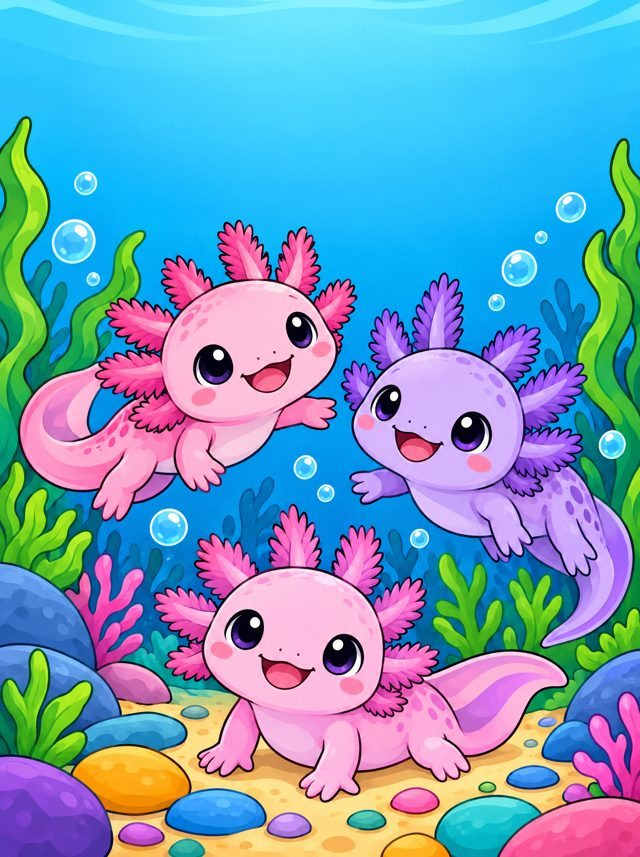
#> input picture landing/coloring/axolotl/cover.jpg, 640 x 857 px
$ python -i marketing.py   (imports and definitions only)
#> lines starting #> are read from the running program, lines starting #| are printed output that depends on the picture; after the words box and inside, x2 and y2 are one past the last pixel; in counts of white or black regions, pixels touching at a corner belong together
"""
Kit de marketing por livro, 100% por codigo (zero credito de IA):

  colorize   pinta as paginas por regiao (o "depois" do antes/depois)
  aplus      imagens do A+ Content do KDP (970x600 e 970x300)
  pins       pins do Pinterest 1000x1500 (pagina pintada + chamada pro livro)
  shorts     videos 1080x1920 de ~12s: a pagina sendo colorida (Shorts, TikTok, Reels)
  all        tudo acima

Saida em books/titles/<slug>/marketing/. Copy sem hifen e sem travessao (padrao da casa).

Uso: python books/pipeline/marketing.py all christmas
"""

from __future__ import annotations

import argparse
import colorsys
import json
import random
import sys
from pathlib import Path

import imageio.v2 as imageio
import numpy as np
from PIL import Image, ImageDraw, ImageFont
from scipy import ndimage

sys.path.insert(0, str(Path(__file__).resolve().parent))
from bookgen import numbered  # noqa: E402

ROOT = Path(__file__).resolve().parent.parent
FONTS = Path(__file__).resolve().parent / "fonts"


def font(name: str, size: int) -> ImageFont.FreeTypeFont:
    return ImageFont.truetype(str(FONTS / ("LuckiestGuy.ttf" if name == "title" else "Fredoka.ttf")), size)


def hex_rgb(h: str) -> tuple[int, int, int]:
    h = h.lstrip("#")
    return tuple(int(h[i:i + 2], 16) for i in (0, 2, 4))


# ---------------------------------------------------------------- colorir

PALETTES = {
    # paletas vivas e "de giz de cera"; cada livro pode sobrescrever no book.json (marketing.palette)
    "default": ["#FF6B6B", "#FFD93D", "#6BCB77", "#4D96FF", "#FF8FAB", "#B983FF", "#FFA94D", "#38D9A9", "#74C0FC", "#F783AC"],
}


def regions(page: Path, work: int = 1100) -> tuple[np.ndarray, np.ndarray, int]:
    """Rotula as areas brancas fechadas da line art (em resolucao de trabalho)."""
#> called with page = '../../landing/coloring/axolotl/cover.jpg', work = 1100
    im = Image.open(page).convert("L")
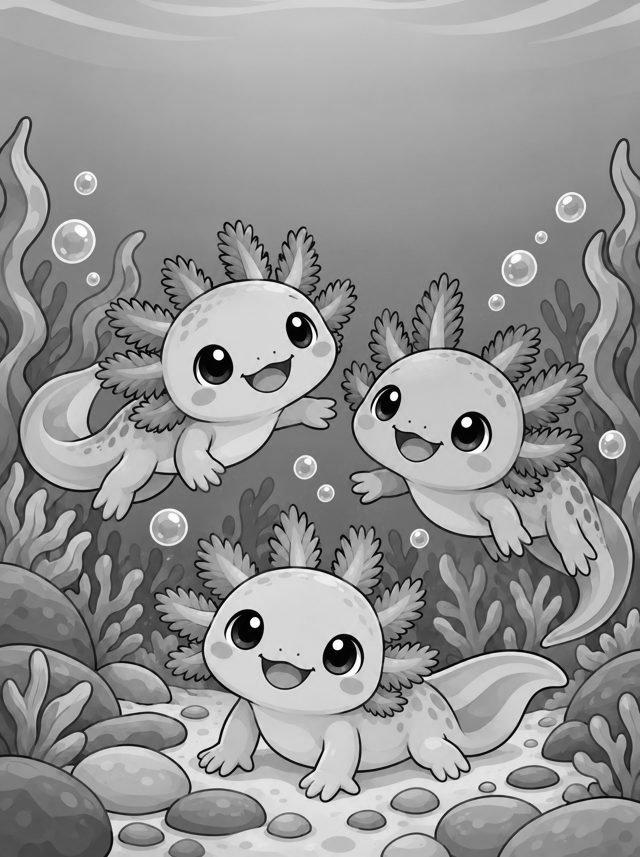
#> im: PIL image 640x857 L; min 0, max 255, mean 147.8
    im = im.resize((work, int(work * im.height / im.width)), Image.LANCZOS)
#> im: PIL image 1100x1472 L
    ink = np.asarray(im) < 140
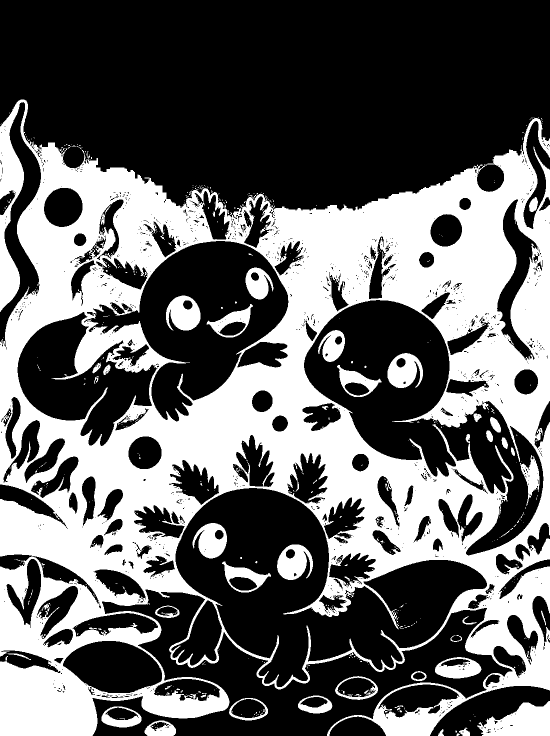
#> ink: shape (1472, 1100) bool (shown at 1/2 size); 38.8% white; 577 white regions (526 under 20 px), largest, box (x1, y1, x2, y2) and area: (0, 199, 1100, 1472) 581870, (954, 1402, 1100, 1472) 6650, (332, 591, 401, 661) 3384
    lab, n = ndimage.label(~ink)
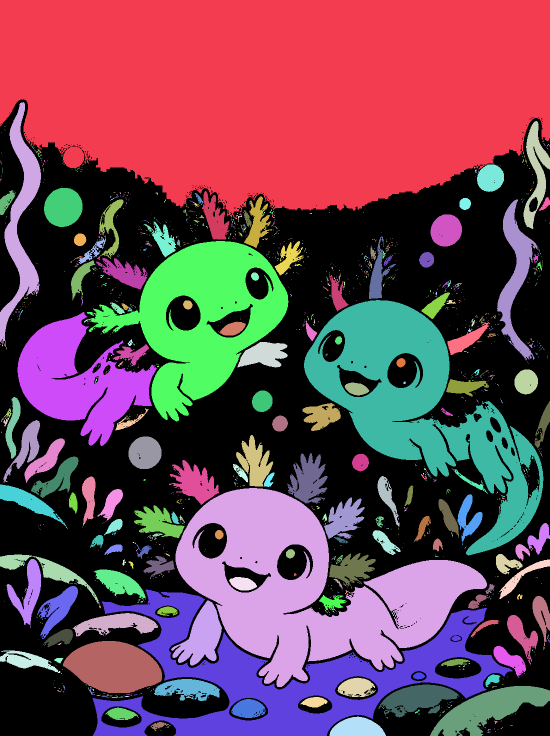
#> lab: shape (1472, 1100) int32 (shown at 1/2 size); 1413 distinct labels, from 0 to 1412; one colour per label, 0 black
#> n = 1412
    return ink, lab, n


AI_PROMPT = ("Color this exact coloring page like a finished, beautifully colored children's book illustration. "
             "Keep every black outline exactly where it is, same composition, same drawing. Fill each area with flat, "
             "bright, natural colors that make sense (skin tones for faces, white for beards and snow, realistic colors "
             "for animals and objects). No shading, no gradients, no texture, no new elements, white background, no text.")


# [80 lines left out: functions ai_reference, colorize, fit, card, text_center, not called in this run]


class Book:
    # [23 lines left out: functions __init__, showcase, not called in this run]

    def ai(self, page: Path) -> Path | None:
        return ai_reference(page, self.out) if self.mk.get("ai_color", True) else None

    @property
    def activity(self) -> bool:
        return not self.spec["pages"]

    def solution(self, page: Path) -> Path | None:
        sol = self.dir / "clean_solutions" / page.name
        return sol if sol.exists() else None

    # [250 lines left out: functions colored, aplus, pins, solve_order, maze_short, shorts and 2 more, not called in this run]


# [2 lines not run here, left out]

>>> result = regions('../../landing/coloring/axolotl/cover.jpg')
